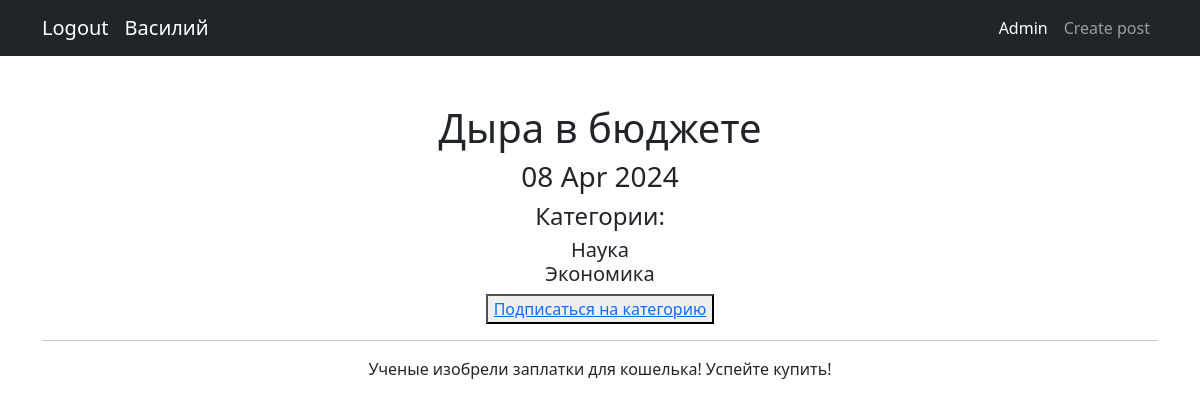
The page /news/3 (signed in) on the database its author committed.
### news/models.py (models this page shows, shortened)
class Post(models.Model):
    article = 'AR'
    news = 'NE'
    POSITIONS = [
        (article, 'Статья'),
        (news, 'Новости'),
    ]
    author = models.ForeignKey(Author, on_delete=models.CASCADE)
    news_type = models.CharField(max_length=2, choices=POSITIONS, default=article)
    post_time = models.DateTimeField(auto_now_add=True)
    title = models.CharField(max_length=255)
    text = models.TextField()
    rating = models.IntegerField(default=0)
    category = models.ManyToManyField(Category, through='PostCategory')

class Category(models.Model):
    name = models.CharField(max_length=100, unique=True)
    subscribers = models.ManyToManyField(User, blank=True, related_name='categories')

### news/views.py (the view)
# urls.py: path('<int:pk>', NewsDetail.as_view(), name='news_detail'),
class NewsDetail(DetailView):
    model = Post
    template_name = 'news.html'
    context_object_name = 'news'
    queryset = Post.objects.all()
    def get_object(self, *args, **kwargs):  # переопределяем метод получения объекта, как ни странно
        obj = cache.get(f'post-{self.kwargs["pk"]}', None)  # кэш очень похож на словарь, и метод get действует так же.
        if not obj:
            obj = super().get_object(queryset=self.queryset)
            cache.set(f'post-{self.kwargs["pk"]}', obj)
        return obj

### templates/news.html (shortened to what this page needs)
{% extends 'flatpages/default.html' %}
{% load custom_filters %}
{% block content %}
    <h1>{{ news.title|censor }}</h1>
    <h3>{{ news.post_time|date:"d M Y" }}</h3>
    <h4>Категории:</h4>
    <h5>
        {% for cat in news.category.all %}
            {{ cat.name }}<br>
        {% endfor %}
    </h5>
    <button><a href="/news/subscribe/">Подписаться на категорию</a></button>
    <hr>
    {{ news.text|censor }}
{% endblock content %}

### templates/flatpages/default.html (shortened to what this page needs)
<!DOCTYPE html>
<html lang="en">
    <head>
        {% load static %}
        <link href="{% static 'css/styles.css' %}" rel="stylesheet" />
    </head>
    <body>
        <nav class="navbar navbar-expand-lg navbar-dark bg-dark">
            <div class="container">
                {% if not request.user.username %}
                <a class="navbar-brand" href="/accounts/login">Login</a>
                {% else %}
                <a class="navbar-brand" href="/accounts/logout">Logout</a>
                <a class="navbar-brand">{{ request.user.username }}</a>
                {% endif %}
                {% load cache %}
                {% cache 900 navbar %}
                    <div class="collapse navbar-collapse" id="navbarSupportedContent">
                        <ul class="navbar-nav ms-auto mb-2 mb-lg-0">
                            <li class="nav-item"><a class="nav-link active" aria-current="page" href="/admin/">Admin</a></li>
                            <li class="nav-item"><a class="nav-link" href="create/">Create post</a></li>
                        </ul>
                    </div>
                {% endcache %}
                </div>
            </nav>
        <div class="container">
            <div class="text-center mt-5">
                {% block content %}{% endblock content %}
            </div>
        </div>
    </body>
</html>

### rows shown on the page
Post: title|censor "Дыра в бюджете", post_time "08 Apr 2024", text|censor "Ученые изобрели заплатки для кошелька! Успейте купить!"
Category: name "Наука"
Category: name "Экономика"

### other values the page prints
{{ request.user.username }} "Василий"
